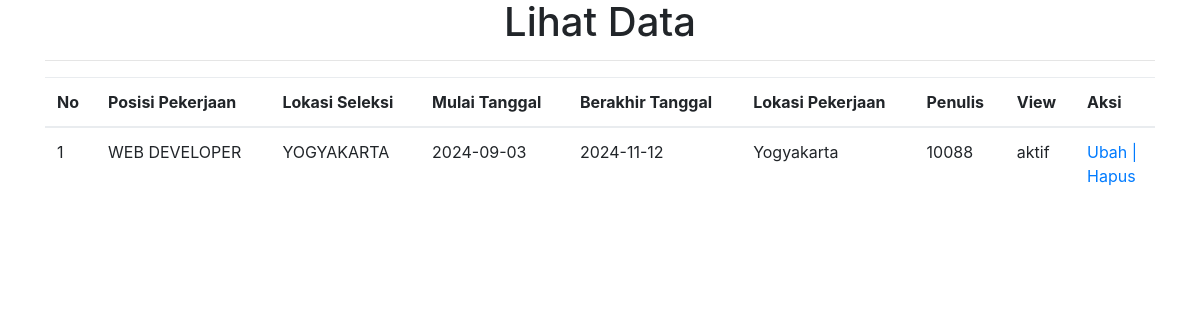
/admin/view_lwg.php (signed in), run on the app's committed database.
### tables this page shows
CREATE TABLE `lowongan` (
  `id_lowongan` varchar(20) NOT NULL,
  `posisi_pekerjaan` varchar(35) NOT NULL,
  `lokasi_seleksi` varchar(35) NOT NULL,
  `tgl_mulai` date NOT NULL,
  `tgl_selesai` date NOT NULL,
  `deskripsi_pekerjaan` text NOT NULL,
  `jurusan_akademik` varchar(40) NOT NULL,
  `lokasi_pekerjaan` varchar(35) NOT NULL,
  `nip` varchar(15) NOT NULL,
  `view` enum('aktif','tidak aktif','','') NOT NULL
);

### admin/view_lwg.php (the view, shortened to what this page needs)
<?php
if(@$_SESSION['admin']){
?>
<!DOCTYPE html>
<html lang="en">
  <head>
    <link rel="stylesheet" href="bootstrap4/css/bootstrap.min.css">
    <link rel="stylesheet" href="bootstrap4/css/custom.css">
    <link rel="stylesheet" href="https://maxcdn.bootstrapcdn.com/font-awesome/4.7.0/css/font-awesome.min.css">
    <link rel="stylesheet" href="bootstrap4/css/dataTables.bootstrap4.css">
    <link rel="stylesheet" href="bootstrap4/css/dataTables.bootstrap4.min.css">
  </head>
<div class="container">
  <body style="background-color: transparent;">
         <h1 align="center">Lihat Data</h1>
        <hr>
            <div class="row">
                <div class="col-md-12">
                    <table id="example" class="table table-responsive table-hover" cellspacing="0" width="100%">
                        <thead class="thead-dark">
                            <tr>
                                <th scope="col">No</th>
                                <th scope="col">Posisi Pekerjaan</th>
                                <th scope="col">Lokasi Seleksi</th>
                                <th scope="col">Mulai Tanggal</th>
                                <th scope="col">Berakhir Tanggal</th>
                                <th scope="col">Lokasi Pekerjaan</th>
                                <th scope="col">Penulis</th>
                                <th scope="col">View</th>
                                <th scope="col" width="80px">Aksi</th>
                            </tr>
                        </thead>
                        <tbody>
                            <?php
                            include "koneksi.php";
                            $query = "SELECT * FROM lowongan";
                            $sql = mysqli_query($connect, $query);
                            $no = 1 ;
                            while($data = mysqli_fetch_array($sql)){
                            ?>
                                <tr scope="row">
                                    <td><?php echo $no; ?> </td>
                                    <td><?php echo $data ['posisi_pekerjaan']; ?></td>
                                    <td><?php echo $data ['lokasi_seleksi']; ?></td>
                                    <td><?php echo $data ['tgl_mulai']; ?></td>
                                    <td><?php echo $data ['tgl_selesai']; ?></td>
                                    <td><?php echo $data ['lokasi_pekerjaan']; ?></td>
                                    <td><?php echo $data ['nip']; ?></td>
                                    <td><?php echo $data ['view']; ?></td>
                                    <td>
                                      <?php
                                        echo "<a href='up_lwg.php?id_lowongan=".$data['id_lowongan']."'>Ubah |
                                              <a href='del_lwg.php?id_lowongan=".$data['id_lowongan']."'>Hapus</a>";
                                       ?>
                                    </td>
                                </tr>
                                <?php
                               $no++;
                            }
                            ?>
                        </tbody>
                    </table>
                </div>
            </div>
</div>
  </body>
</html>
<?php
}else {
    include "illegal.php";
}
?>

### data on the page
lowongan: posisi_pekerjaan "WEB DEVELOPER", lokasi_seleksi "YOGYAKARTA", tgl_mulai "2024-09-03", tgl_selesai "2024-11-12", lokasi_pekerjaan "Yogyakarta", nip "10088", view "aktif"
